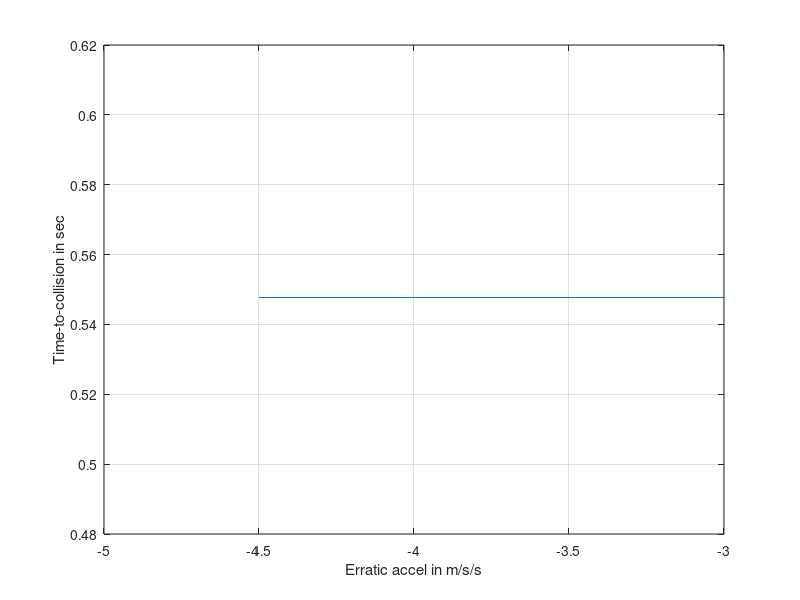
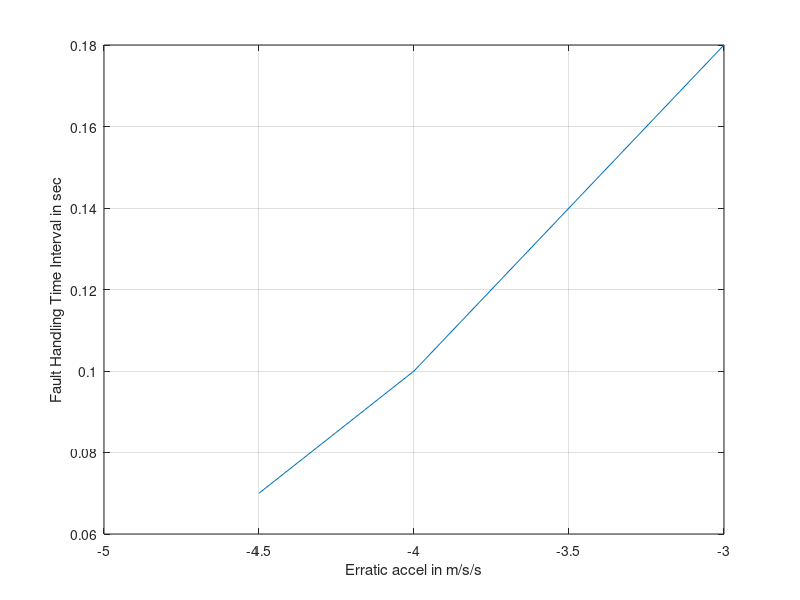

Write the MATLAB code that produced these figures, in order. (Note: this script raises an error after producing the figures.)
%% Clean workspace and close all
clear all
close all
clc
%% Constraint for parameter

Dist2LaneBondary = 0.3;


Ay = -2;                            % Lane Change acceleration
CompA = 6;
ErrDecel=[];
TTC=[];
FFHTI=[];
x_speed=[];
y_TTC=[];
z_FHTI=[];
SteerInd = [];
%% TTC calculation
for ErraticDecel=-4.5:0.5:-3
%% Lateral deviation
LaneChgT = sqrt(-2 * Dist2LaneBondary/Ay);
VyL = ErraticDecel * LaneChgT;

%% FHTI calculation
for i = 0.01 : 0.01 : LaneChgT
  
    DistCovDurLaneChgF_3 = -1 * ErraticDecel * i;
    DistCovDurLaneChgF_4 = DistCovDurLaneChgF_3 - (LaneChgT - i) * CompA;
    if abs(DistCovDurLaneChgF_4 - VyL) < 0.1
        break
    end
end

ErrDecel=[ErrDecel ErraticDecel];
TTC=[TTC LaneChgT];
FFHTI=[FFHTI i];

end
%% plots
figure(1);
plot(ErrDecel,TTC);
grid on
xlabel('Erratic accel in m/s/s')
ylabel('Time-to-collision in sec');
hold on

f=gcf;
saveas(f,'Highway_Erratic_Veh_Decel_1_TTC.jpg');

figure(2);
plot(ErrDecel,FFHTI);
grid on
xlabel('Erratic accel in m/s/s')
ylabel('Fault Handling Time Interval in sec');
hold on



f=gcf;
saveas(f,'Highway_Erratic_Veh_Decel_1_FHTI.jpg');

%% excel write
x_speed=ErrDecel';
y_TTC=TTC';
z_FHTI=FFHTI';
data={'Erratic Acel','TTC','FHTI'};
xlswrite('Functional_Safety_Scenarios',data,'Highway_Erratic_Veh_Decel_1','A1');
xlswrite('Functional_Safety_Scenarios',x_speed,'Highway_Erratic_Veh_Decel_1','A2');
xlswrite('Functional_Safety_Scenarios',y_TTC,'Highway_Erratic_Veh_Decel_1','B2');
xlswrite('Functional_Safety_Scenarios',z_FHTI,'Highway_Erratic_Veh_Decel_1','C2');

folder = pwd;
excelFileName = 'Functional_Safety_Scenarios.xls';
fullFileName = fullfile(folder, excelFileName);
objExcel = actxserver('Excel.Application');
objExcel.Visible = true;
ExcelWorkbook = objExcel.Workbooks.Open(fullFileName);
oSheet = objExcel.ActiveSheet;
imageFolder = fileparts(which('Highway_Erratic_Veh_Decel_1_TTC.jpg'));
imageFullFileName = fullfile(imageFolder, 'Highway_Erratic_Veh_Decel_1_TTC.jpg');
Shapes = oSheet.Shapes;
Shapes.AddPicture(imageFullFileName, 0, 1, 400, 20, 400, 300);

imageFolder1 = fileparts(which('Highway_Erratic_Veh_Decel_1_FHTI.jpg'));
imageFullFileName1 = fullfile(imageFolder, 'Highway_Erratic_Veh_Decel_1_FHTI.jpg');
Shapes.AddPicture(imageFullFileName1, 0, 1, 850, 20, 400, 300);

objExcel.DisplayAlerts = false;
ExcelWorkbook.SaveAs(fullFileName);
ExcelWorkbook.Close(false);
objExcel.Quit;
